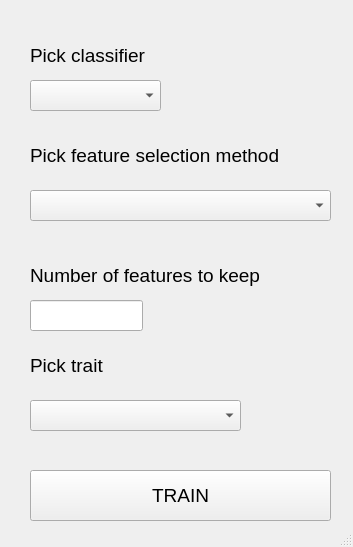
<?xml version="1.0" encoding="UTF-8"?>
<ui version="4.0">
 <class>MainWindow</class>
 <widget class="QMainWindow" name="MainWindow">
  <property name="geometry">
   <rect>
    <x>0</x>
    <y>0</y>
    <width>353</width>
    <height>547</height>
   </rect>
  </property>
  <property name="windowTitle">
   <string>MainWindow</string>
  </property>
  <widget class="QWidget" name="centralwidget">
   <widget class="QLabel" name="label_2">
    <property name="geometry">
     <rect>
      <x>30</x>
      <y>30</y>
      <width>201</width>
      <height>51</height>
     </rect>
    </property>
    <property name="font">
     <font>
      <pointsize>14</pointsize>
     </font>
    </property>
    <property name="text">
     <string>Pick classifier</string>
    </property>
   </widget>
   <widget class="QComboBox" name="comboBox">
    <property name="geometry">
     <rect>
      <x>30</x>
      <y>80</y>
      <width>131</width>
      <height>31</height>
     </rect>
    </property>
   </widget>
   <widget class="QLabel" name="label_3">
    <property name="geometry">
     <rect>
      <x>30</x>
      <y>130</y>
      <width>301</width>
      <height>51</height>
     </rect>
    </property>
    <property name="font">
     <font>
      <pointsize>14</pointsize>
     </font>
    </property>
    <property name="text">
     <string>Pick feature selection method</string>
    </property>
   </widget>
   <widget class="QComboBox" name="comboBox_2">
    <property name="geometry">
     <rect>
      <x>30</x>
      <y>190</y>
      <width>301</width>
      <height>31</height>
     </rect>
    </property>
   </widget>
   <widget class="QLabel" name="label_4">
    <property name="geometry">
     <rect>
      <x>30</x>
      <y>340</y>
      <width>301</width>
      <height>51</height>
     </rect>
    </property>
    <property name="font">
     <font>
      <pointsize>14</pointsize>
     </font>
    </property>
    <property name="text">
     <string>Pick trait</string>
    </property>
   </widget>
   <widget class="QComboBox" name="comboBox_3">
    <property name="geometry">
     <rect>
      <x>30</x>
      <y>400</y>
      <width>211</width>
      <height>31</height>
     </rect>
    </property>
   </widget>
   <widget class="QLabel" name="label_5">
    <property name="geometry">
     <rect>
      <x>30</x>
      <y>250</y>
      <width>281</width>
      <height>51</height>
     </rect>
    </property>
    <property name="font">
     <font>
      <pointsize>14</pointsize>
     </font>
    </property>
    <property name="text">
     <string>Number of features to keep</string>
    </property>
   </widget>
   <widget class="QLineEdit" name="lineEdit">
    <property name="geometry">
     <rect>
      <x>30</x>
      <y>300</y>
      <width>113</width>
      <height>31</height>
     </rect>
    </property>
   </widget>
   <widget class="QPushButton" name="pushButton">
    <property name="geometry">
     <rect>
      <x>30</x>
      <y>470</y>
      <width>301</width>
      <height>51</height>
     </rect>
    </property>
    <property name="font">
     <font>
      <pointsize>14</pointsize>
     </font>
    </property>
    <property name="text">
     <string>TRAIN</string>
    </property>
   </widget>
  </widget>
  <widget class="QStatusBar" name="statusbar"/>
 </widget>
 <resources/>
 <connections/>
</ui>
